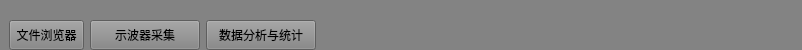
<?xml version="1.0" encoding="UTF-8"?>
<ui version="4.0">
 <class>ToolWidget</class>
 <widget class="QWidget" name="ToolWidget">
  <property name="geometry">
   <rect>
    <x>0</x>
    <y>0</y>
    <width>802</width>
    <height>50</height>
   </rect>
  </property>
  <property name="minimumSize">
   <size>
    <width>0</width>
    <height>50</height>
   </size>
  </property>
  <property name="maximumSize">
   <size>
    <width>16777215</width>
    <height>50</height>
   </size>
  </property>
  <property name="windowTitle">
   <string>ToolWidget</string>
  </property>
  <property name="styleSheet">
   <string notr="true">background-color: rgb(131, 131, 131);</string>
  </property>
  <layout class="QVBoxLayout" name="verticalLayout">
   <property name="spacing">
    <number>0</number>
   </property>
   <property name="leftMargin">
    <number>9</number>
   </property>
   <property name="topMargin">
    <number>0</number>
   </property>
   <property name="rightMargin">
    <number>0</number>
   </property>
   <property name="bottomMargin">
    <number>0</number>
   </property>
   <item>
    <spacer name="verticalSpacer">
     <property name="orientation">
      <enum>Qt::Vertical</enum>
     </property>
     <property name="sizeHint" stdset="0">
      <size>
       <width>20</width>
       <height>40</height>
      </size>
     </property>
    </spacer>
   </item>
   <item>
    <layout class="QHBoxLayout" name="horizontalLayout">
     <property name="spacing">
      <number>6</number>
     </property>
     <item>
      <widget class="QPushButton" name="fileBrowserBtn">
       <property name="minimumSize">
        <size>
         <width>75</width>
         <height>30</height>
        </size>
       </property>
       <property name="maximumSize">
        <size>
         <width>75</width>
         <height>30</height>
        </size>
       </property>
       <property name="text">
        <string>文件浏览器</string>
       </property>
      </widget>
     </item>
     <item>
      <widget class="QPushButton" name="acqBtn">
       <property name="minimumSize">
        <size>
         <width>110</width>
         <height>30</height>
        </size>
       </property>
       <property name="maximumSize">
        <size>
         <width>110</width>
         <height>30</height>
        </size>
       </property>
       <property name="text">
        <string>示波器采集</string>
       </property>
      </widget>
     </item>
     <item>
      <widget class="QPushButton" name="analyBtn">
       <property name="enabled">
        <bool>true</bool>
       </property>
       <property name="minimumSize">
        <size>
         <width>110</width>
         <height>30</height>
        </size>
       </property>
       <property name="maximumSize">
        <size>
         <width>110</width>
         <height>30</height>
        </size>
       </property>
       <property name="layoutDirection">
        <enum>Qt::LeftToRight</enum>
       </property>
       <property name="autoFillBackground">
        <bool>false</bool>
       </property>
       <property name="text">
        <string>数据分析与统计</string>
       </property>
       <property name="iconSize">
        <size>
         <width>32</width>
         <height>32</height>
        </size>
       </property>
      </widget>
     </item>
     <item>
      <spacer name="horizontalSpacer">
       <property name="orientation">
        <enum>Qt::Horizontal</enum>
       </property>
       <property name="sizeHint" stdset="0">
        <size>
         <width>40</width>
         <height>20</height>
        </size>
       </property>
      </spacer>
     </item>
    </layout>
   </item>
  </layout>
 </widget>
 <layoutdefault spacing="6" margin="11"/>
 <resources>
  <include location="../../FCS.qrc"/>
 </resources>
 <connections/>
</ui>
